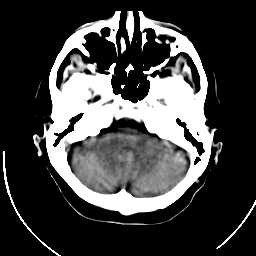
#> input picture test.png, 256 x 256 px, found by its file name
$ python pyramids.py
#> lines starting #> are read from the running program, lines starting #| are printed output that depends on the picture
import numpy as np
import cv2

def gaussian_pyramid(image, levels):
    """
    Build Gaussian pyramid using standard definition:
    blur + downsample (factor 2)
    """
    G = image.astype(np.float32)
    pyramid = [G]

    for _ in range(levels - 1):
        # OpenCV pyrDown implements:
        # Gaussian blur + downsample (correct reference behavior)
        G = cv2.pyrDown(G)
        pyramid.append(G)

    return pyramid


def reconstruct_gaussian(gaussian_pyr):
    """
    Reconstruct image from Gaussian pyramid
    """
    current = gaussian_pyr[-1]

    for i in reversed(range(len(gaussian_pyr) - 1)):
        current = cv2.pyrUp(current)

        h, w = gaussian_pyr[i].shape[:2]
        current = current[:h, :w]

    return current

def laplacian_pyramid(image, levels):
    """
    Build Laplacian pyramid based on Gaussian pyramid
    L_i = G_i - Expand(G_{i+1})
    """
    gaussian_pyr = gaussian_pyramid(image, levels)
    laplacian_pyr = []

    for i in range(levels - 1):
        G_current = gaussian_pyr[i]
        G_next = gaussian_pyr[i + 1]

        # Expand (upsample)
        G_next_up = cv2.pyrUp(G_next)

        # Match size (important for odd dimensions)
        h, w = G_current.shape[:2]
        G_next_up = G_next_up[:h, :w]

        L = G_current - G_next_up
        laplacian_pyr.append(L)

    # Last level is same as Gaussian top
    laplacian_pyr.append(gaussian_pyr[-1])

    return laplacian_pyr

def reconstruct_laplacian(laplacian_pyr):
    """
    Reconstruct image from Laplacian pyramid
    """
    current = laplacian_pyr[-1]

    for i in reversed(range(len(laplacian_pyr) - 1)):
        current = cv2.pyrUp(current)

        h, w = laplacian_pyr[i].shape[:2]
        current = current[:h, :w]

        current = current + laplacian_pyr[i]

    return current


def visualize_pyramid(pyramid, title="Pyramid"):
    """
    Visualize pyramid levels by stacking them horizontally
    """
    # Normalize for visualization
    normalized = []
    for level in pyramid:
        norm = cv2.normalize(level, None, 0, 255, cv2.NORM_MINMAX).astype(np.uint8)
        normalized.append(norm)

    # Pad and concatenate
    h0, w0 = normalized[0].shape[:2]
    canvas = np.zeros((h0, w0), dtype=np.uint8)
    canvas[:h0, :w0] = normalized[0]

    x_offset = w0
    for i in range(1, len(normalized)):
        h, w = normalized[i].shape[:2]
        padded = np.zeros((h0, w), dtype=np.uint8)
        padded[:h, :w] = normalized[i]
        canvas = np.hstack([canvas, padded])

    cv2.imshow(title, canvas)

if __name__ == "__main__":
    img = cv2.imread("test.png", 0).astype(np.float32)
#> img: shape (256, 256) float32; min 0, max 255, mean 67.2

    gaus = gaussian_pyramid(img, levels=4)
#> after the loop in gaussian_pyramid, `for _ in range(levels - 1):`: pyramid = 4 items
#> gaus = 4 items
    recon_gaus = reconstruct_gaussian(gaus)
#> the loop in reconstruct_gaussian, `for i in reversed(range(len(gaussian_pyr) - 1)):` made 3 passes
#> (i, h, w) on passes 1, 3: (2, 64, 64), (0, 256, 256)
#> (h, w) on pass 2: (128, 128)
#> pass 1, in reconstruct_gaussian, `current = cv2.pyrUp(current)`:
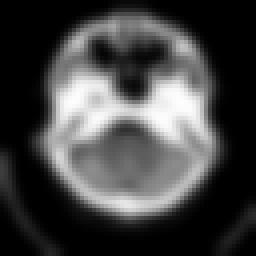
#> current: shape (64, 64) float32 (shown 4 times larger); min 0, max 254.3, mean 67.2
    error = np.mean((img - recon_gaus) ** 2)
#> error = 3220.8
    print("Reconstruction error:", error)
#| Reconstruction error: 3220.8318
    visualize_pyramid(gaus, "Gaussian Pyramid")
#> the loop in visualize_pyramid, `for level in pyramid:` made 4 passes
#> after the loop in visualize_pyramid, `for level in pyramid:`: normalized = 4 items
#> in visualize_pyramid, canvas is the input picture: shape (256, 256); min 0, max 255, mean 67.2
#> the loop in visualize_pyramid, `for i in range(1, len(normalized)):` made 3 passes
#> (h, w) on passes 1 to 3: (128, 128), (64, 64), (32, 32)
#> pass 1, in visualize_pyramid, `canvas = np.hstack([canvas, padded])`:
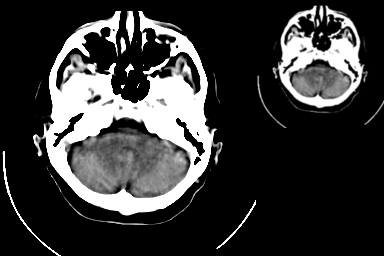
#> canvas: shape (256, 384); min 0, max 255, mean 55.9
#> after the loop in visualize_pyramid, `for i in range(1, len(normalized)):`:
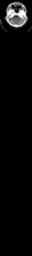
#> padded: shape (256, 32); min 0, max 255, mean 8.4

    lap = laplacian_pyramid(img, levels=4)
#> after the loop in laplacian_pyramid, `for i in range(levels - 1):`: laplacian_pyr = 3 items
#> lap = 4 items
    recon = reconstruct_laplacian(lap)
#> the loop in reconstruct_laplacian, `for i in reversed(range(len(laplacian_pyr) - 1)):` made 3 passes

    error = np.mean((img - recon) ** 2)
#> error = 0
    print("Reconstruction error:", error)
#| Reconstruction error: 0.0

    visualize_pyramid(lap, "Laplacian Pyramid")
#> the loop in visualize_pyramid (call 2), `for level in pyramid:` made 4 passes
#> pass 3, in visualize_pyramid (call 2), `norm = cv2.normalize(level, None, 0, 255, cv2.NORM_MINMAX).astype(np.u..`:
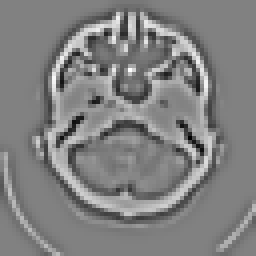
#> norm: shape (64, 64) (shown 4 times larger); min 0, max 255, mean 128.9
#> the loop in visualize_pyramid (call 2), `for i in range(1, len(normalized)):` made 3 passes
#> pass 1, in visualize_pyramid (call 2), `canvas = np.hstack([canvas, padded])`:
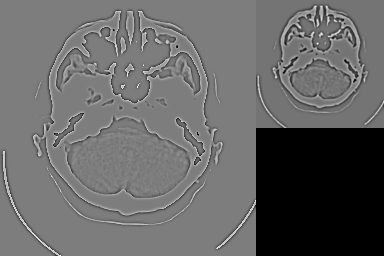
#> canvas: shape (256, 384); min 0, max 255, mean 102.6
#> pass 2, in visualize_pyramid (call 2), `canvas = np.hstack([canvas, padded])`:
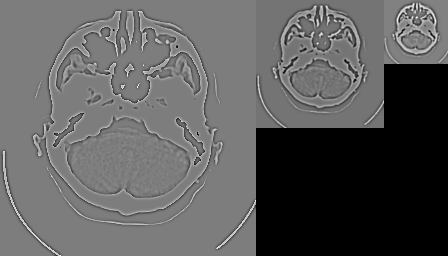
#> canvas: shape (256, 448); min 0, max 255, mean 92.6
#> pass 3, in visualize_pyramid (call 2), `canvas = np.hstack([canvas, padded])`:
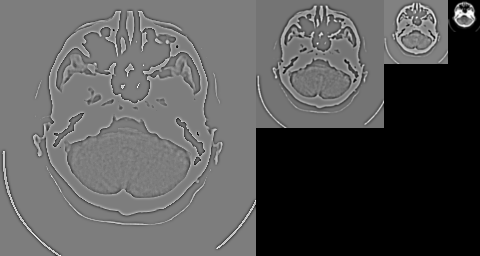
#> canvas: shape (256, 480); min 0, max 255, mean 87
    cv2.waitKey(0)
    cv2.destroyAllWindows()

$ run again, with 25015.png copied over test.png
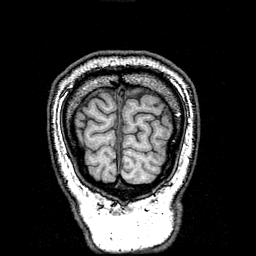
#> input picture 25015.png, 256 x 256 px, found by its file name
#> after the loop in gaussian_pyramid, `for _ in range(levels - 1):`: pyramid = 4 items
#> the loop in reconstruct_gaussian, `for i in reversed(range(len(gaussian_pyr) - 1)):` made 3 passes
#> (i, h, w) on passes 1, 3: (2, 64, 64), (0, 256, 256)
#> `error = np.mean((img - recon_gaus) ** 2)`: error = 1385.1
#| Reconstruction error: 1385.1302
#> the loop in visualize_pyramid, `for level in pyramid:` made 4 passes
#> after the loop in visualize_pyramid, `for level in pyramid:`: normalized = 4 items
#> in visualize_pyramid, canvas is the input picture: shape (256, 256); min 0, max 255, mean 51.6
#> the loop in visualize_pyramid, `for i in range(1, len(normalized)):` made 3 passes
#> (h, w) on passes 1 to 3: (128, 128), (64, 64), (32, 32)
#> after the loop in visualize_pyramid, `for i in range(1, len(normalized)):`:
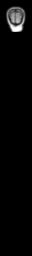
#> padded: shape (256, 32); min 0, max 255, mean 6.4
#> after the loop in laplacian_pyramid, `for i in range(levels - 1):`: laplacian_pyr = 3 items
#> lap = 4 items
#> the loop in reconstruct_laplacian, `for i in reversed(range(len(laplacian_pyr) - 1)):` made 3 passes
#> `error = np.mean((img - recon) ** 2)`: error = 0
#| Reconstruction error: 0.0
#> the loop in visualize_pyramid (call 2), `for level in pyramid:` made 4 passes
#> the loop in visualize_pyramid (call 2), `for i in range(1, len(normalized)):` made 3 passes
#> pass 3, in visualize_pyramid (call 2), `canvas = np.hstack([canvas, padded])`:
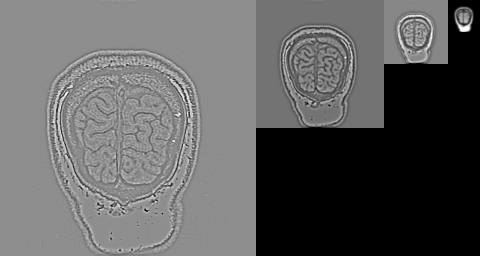
#> canvas: shape (256, 480); min 0, max 255, mean 95.8
